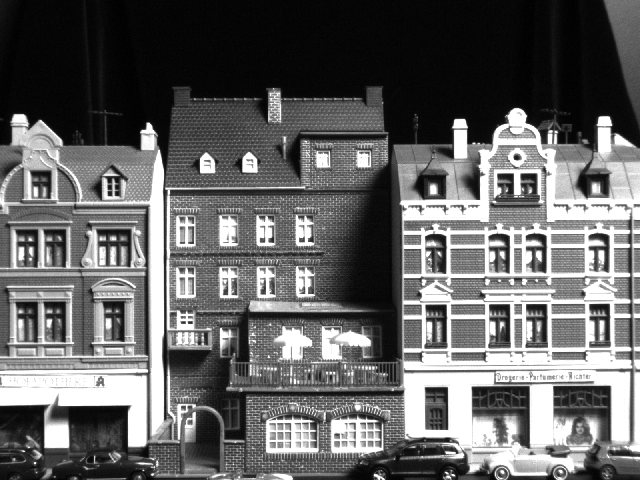
%> input picture ex6/House1.bmp, 640 x 480 px
$ octave ex6p2.m   (GNU Octave 9; MATLAB toolbox functions it lacks are replaced by stand-ins)
%> lines starting %> are read from the running program, lines starting %| are printed output that depends on the picture
### ex6/SIFTrun.m
function [] = SIFTrun(title, ima, imb)
%SIFTRUN SIFT between 2 images

    figure('Name', title);
    disp(title);

    colors = {'y', 'm', 'c', 'r', 'b', 'g'};
    noOfMatches = 50;

    Ia = single(ima);
    Ib = single(imb);
    halfA = 0;
    halfB = 0;

    if size(Ia,1) > size(Ib,1)
        diff = size(Ia,1) - size(Ib,1);
        halfA = ceil(diff / 2);
        Iax = Ia;
        Ibx = [zeros(halfA,size(Ib,2)); ...
            Ib; zeros(diff-halfA,size(Ib,2))];
    else
        diff = size(Ib,1) - size(Ia,1);
        halfB = ceil(diff / 2);
        Iax = [zeros(halfB,size(Ia,2)); ...
            Ia; zeros(diff-halfB,size(Ia,2))];
        Ibx = Ib;
    end;
    Ii = [Iax Ibx];

    [fa, da] = vl_sift(Ia) ;
    [fb, db] = vl_sift(Ib) ;
    [matches, scores] = vl_ubcmatch(da, db) ;

    disp(['Scores - count | min | max: ' ...
        num2str(size(scores,2)) ' | ' ...
        num2str(max(scores)) ' | ' num2str(min(scores))]);

    [~, I] = sort(scores(1,:), 'descend');
    sortedMatches = matches(:,I);

    imagesc(Ii);
    colormap gray;
    %perm = randperm(size(fa,2)) ;
    %sel = perm(1:100) ;
    sela = sortedMatches(1,1:noOfMatches);

    fa(2,sela) = fa(2,sela) + halfB;
    h1 = vl_plotframe(fa(:,sela)) ;
    h2 = vl_plotframe(fa(:,sela)) ;
    set(h1,'color','k','linewidth',3) ;
    set(h2,'color','y','linewidth',2) ;

    %perm = randperm(size(fb,2)) ;
    %selb = perm(1:100) ;
    selb = sortedMatches(2,1:noOfMatches);

    fb(1,selb) = fb(1,selb) + size(Ia, 2);
    fb(2,selb) = fb(2,selb) + halfA;
    h3 = vl_plotframe(fb(:,selb)) ;
    h4 = vl_plotframe(fb(:,selb)) ;
    set(h3,'color','k','linewidth',3) ;
    set(h4,'color','y','linewidth',2) ;

    hold on;
    for i=1:size(selb,2)
        color = char(colors(1+round(rand(1) * ...
            (size(colors,2)-1))));
        plot([fa(1,sela(:,i)) fb(1,selb(:,i))], ...
            [fa(2,sela(:,i)) fb(2,selb(:,i))], ...
            'Color', color, 'LineWidth', 1);
    end;
    hold off;


end

### ex6/ex6p2.m
close all;
clear all;
clc;

disp('6.Q3');

im1 = imread('House1.bmp');
%> im1 is the input picture: size 480x640 uint8; min 0, max 255, mean 101.2
im2 = imread('House2.bmp');
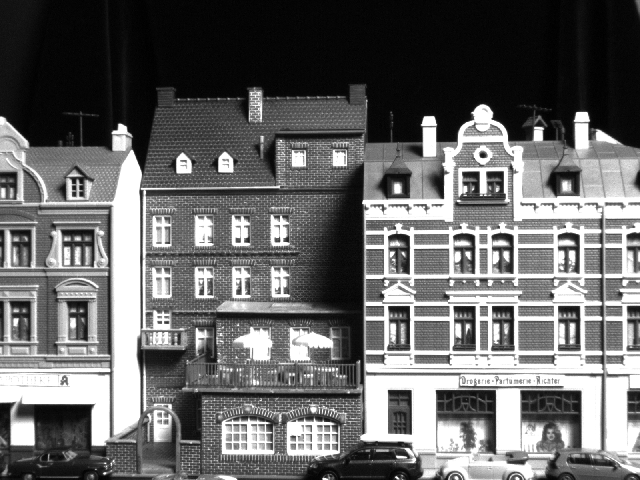
%> input picture ex6/House2.bmp, 640 x 480 px
%> im2 is the input picture: size 480x640 uint8; min 0, max 255, mean 105.4

SIFTrun('0deg SIFT', im1, im2);
%> in SIFTrun, `Ii = [Iax Ibx];`:
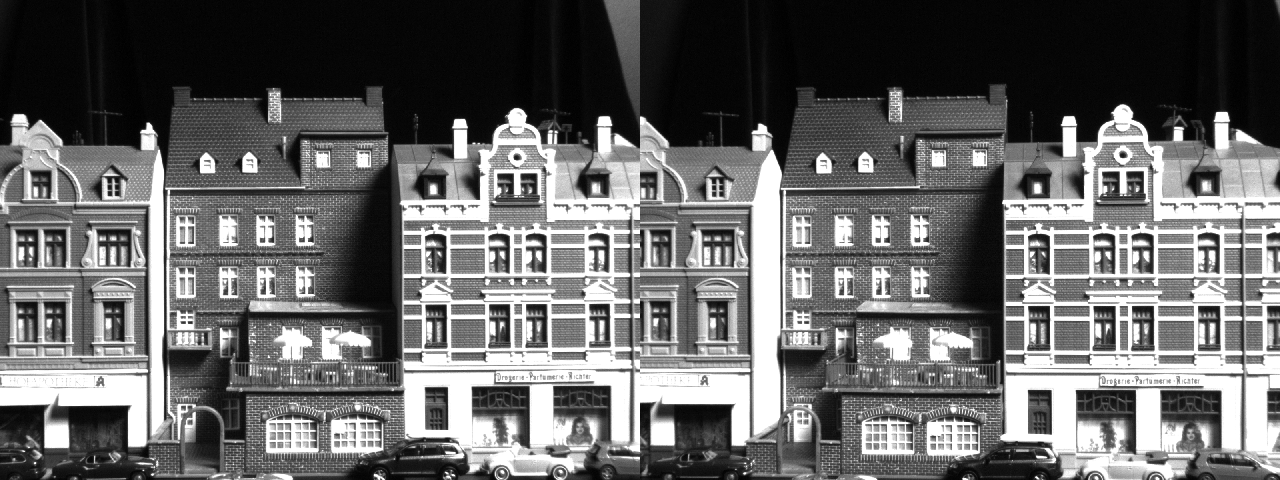
%> Ii: size 480x1280 single; min 0, max 255, mean 103.3
%> the run ends on the next line
